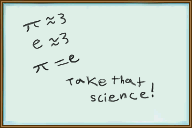
#> input picture assets/-0whiteboard.png, 192 x 128 px; its folder holds only this picture in this run
$ python build_whiteboards.py
#> lines starting #> are read from the running program, lines starting #| are printed output that depends on the picture
"""Convert the lobby whiteboard art into the TGAs client.dll reads.

`assets/-<n>whiteboard.png` becomes `mod/files/gfx/whiteboards/wb<nn>.tga`,
uncompressed 24-bit, which the client can parse without an image library. One
is picked at random each time the lobby loads; see
game/src/client/ap_whiteboard.h. The numbering has to stay contiguous from 0:
the client stops counting at the first gap.

Usage:
    python tools/build_whiteboards.py
"""

from __future__ import annotations

import re
import struct
import sys
from pathlib import Path

from PIL import Image

REPO_ROOT = Path(__file__).resolve().parent.parent
ASSETS = REPO_ROOT / "assets"
OUT_DIR = REPO_ROOT / "apworld" / "half_life" / "mod" / "files" / "gfx" / "whiteboards"
PATTERN = re.compile(r"^-(\d+)whiteboard\.png$")


def write_tga(image: Image.Image, path: Path) -> None:
    rgb = image.convert("RGB")
    width, height = rgb.size
#> width = 192; height = 128
    # Type 2, 24 bpp, top-left origin.
    header = struct.pack("<BBBHHBHHHHBB", 0, 0, 2, 0, 0, 0, 0, 0, width, height, 24, 0x20)
    r, g, b = rgb.split()
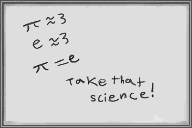
#> r: PIL image 192x128 L; min 12, max 239, mean 205.2
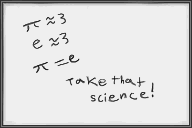
#> g: PIL image 192x128 L; min 13, max 239, mean 219.7
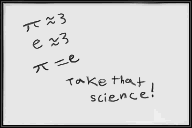
#> b: PIL image 192x128 L; min 8, max 239, mean 209.9
    path.write_bytes(header + Image.merge("RGB", (b, g, r)).tobytes())


def main() -> int:
    sources = {}
    for path in ASSETS.iterdir():
        match = PATTERN.match(path.name)
        if match:
            sources[int(match.group(1))] = path
    if not sources:
        print(f"no whiteboards in {ASSETS}", file=sys.stderr)
        return 1
    if sorted(sources) != list(range(len(sources))):
        print(f"whiteboard numbering has gaps: {sorted(sources)}", file=sys.stderr)
        return 1

    OUT_DIR.mkdir(parents=True, exist_ok=True)
    for old in OUT_DIR.glob("wb*.tga"):
        old.unlink()
    for index, path in sorted(sources.items()):
        write_tga(Image.open(path), OUT_DIR / f"wb{index:02d}.tga")
    print(f"wrote {len(sources)} whiteboards to {OUT_DIR}")
    return 0


if __name__ == "__main__":
    sys.exit(main())
#> (the program exits here)
